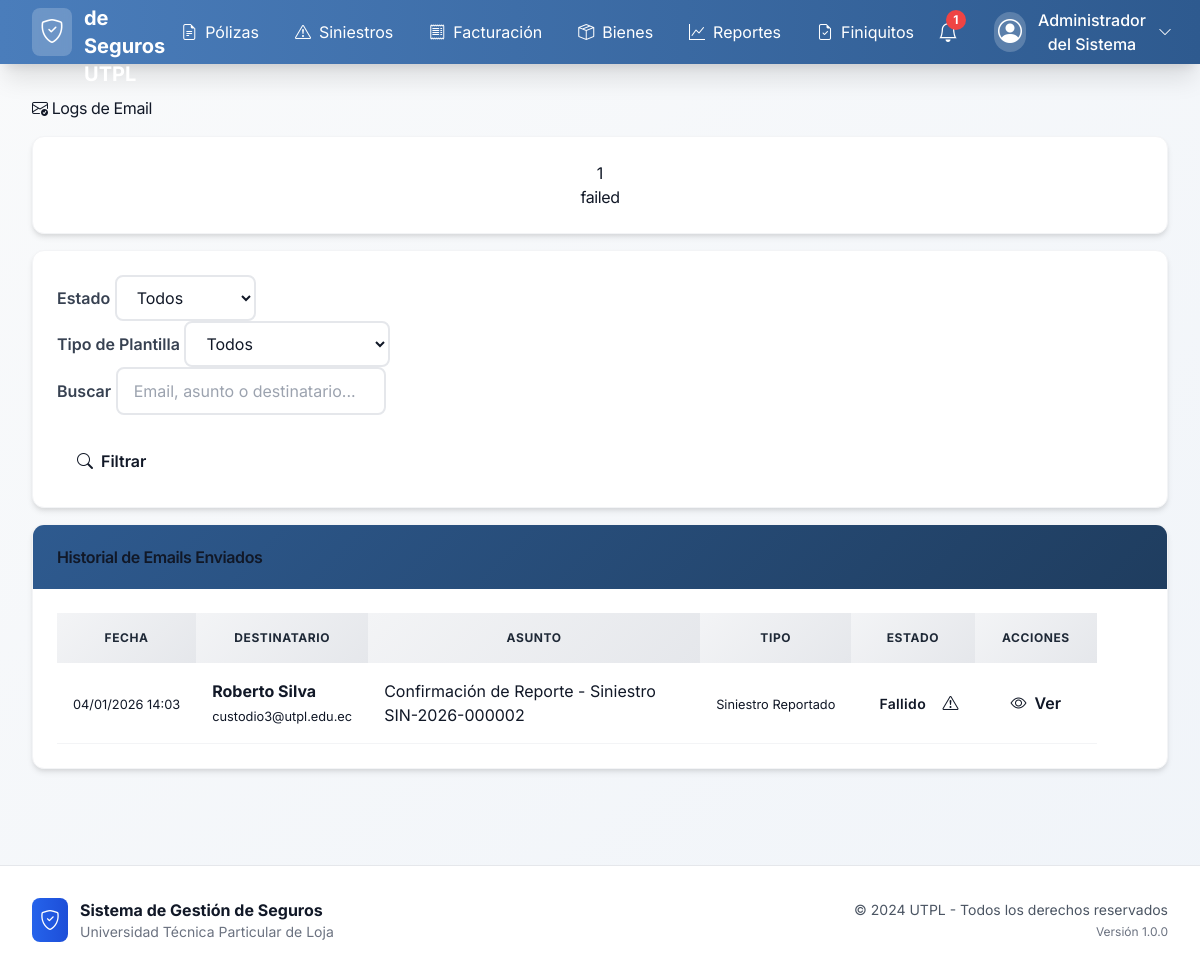
Page /notifications/email-logs/ (signed in) on the earlier database version.
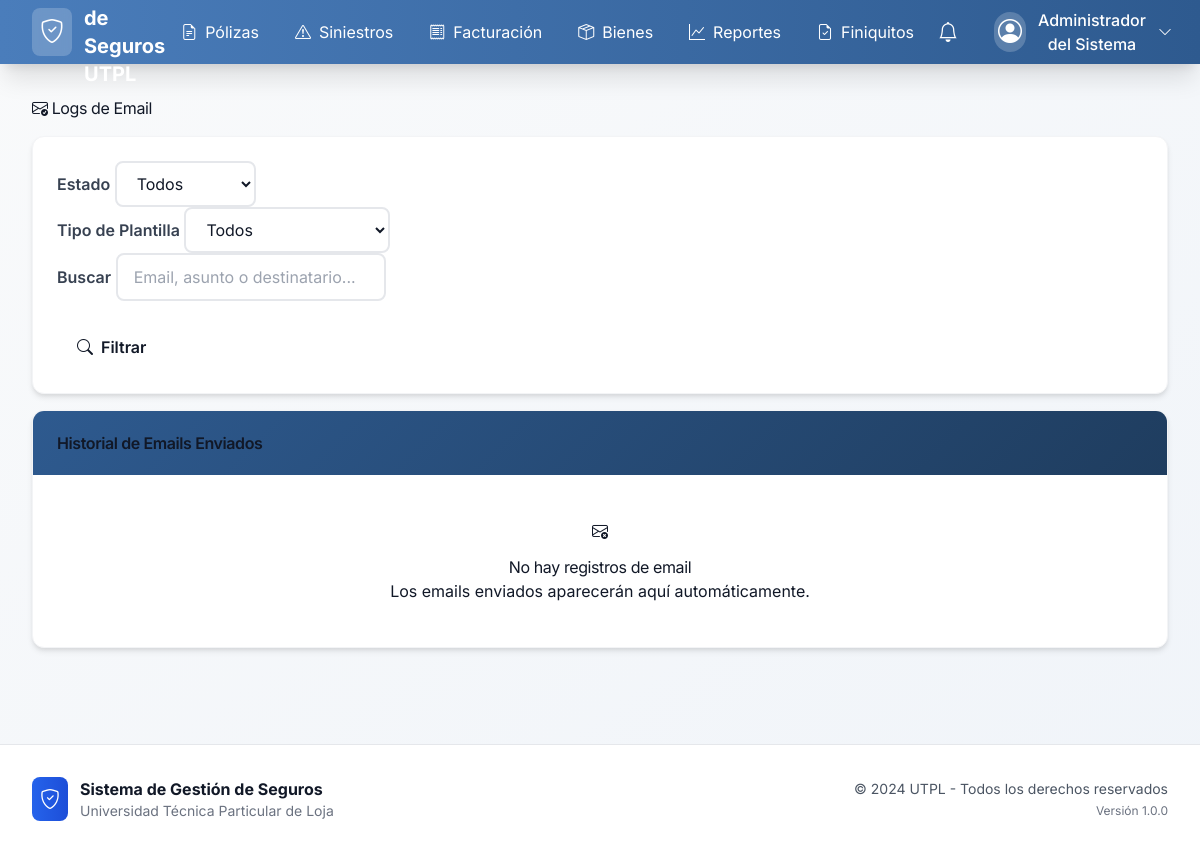
Same page on the later database version.
### notifications/models.py (models this page shows, shortened)
class EmailLog(models.Model):
    STATUS_CHOICES = [
        ('sent', _('Enviado')),
        ('failed', _('Fallido')),
        ('pending', _('Pendiente')),
        ('simulated', _('Simulado')),
    ]
    template = models.ForeignKey(
        EmailTemplate,
        on_delete=models.CASCADE,
        verbose_name=_('Plantilla'),
        related_name='email_logs'
    )
    recipient_email = models.EmailField(_('Email del Destinatario'))
    recipient_name = models.CharField(
        _('Nombre del Destinatario'),
        max_length=255,
        blank=True
    )
    subject = models.CharField(_('Asunto'), max_length=255)
    status = models.CharField(
        _('Estado'),
        max_length=10,
        choices=STATUS_CHOICES,
        default='pending'
    )
    sent_at = models.DateTimeField(
        _('Enviado'),
        null=True,
        blank=True
    )
    error_message = models.TextField(
        _('Mensaje de Error'),
        blank=True
    )
    context_data = models.JSONField(
        _('Datos del Contexto'),
        help_text=_('Variables utilizadas en la plantilla'),
        default=dict
    )
    claim = models.ForeignKey(
        'claims.Claim',
        on_delete=models.SET_NULL,
        null=True,
        blank=True,
        verbose_name=_('Siniestro Relacionado')
    )
    policy = models.ForeignKey(
        'policies.Policy',
        on_delete=models.SET_NULL,
        null=True,
        blank=True,
        verbose_name=_('Póliza Relacionada')
    )
    invoice = models.ForeignKey(
        'invoices.Invoice',
        on_delete=models.SET_NULL,
        null=True,
        blank=True,
        verbose_name=_('Factura Relacionada')
    )
    created_at = models.DateTimeField(_('Creado'), auto_now_add=True)
    created_by = models.ForeignKey(
        UserProfile,
        on_delete=models.SET_NULL,
        null=True,
        verbose_name=_('Creado por')
    )
    class Meta:
        verbose_name = _('Log de Email')
        verbose_name_plural = _('Logs de Email')
        ordering = ['-created_at']
        indexes = [
            models.Index(fields=['status', 'created_at']),
            models.Index(fields=['recipient_email']),
        ]

class EmailTemplate(models.Model):
    TEMPLATE_TYPE_CHOICES = [
        ('claim_reported', _('Siniestro Reportado')),
        ('claim_updated', _('Siniestro Actualizado')),
        ('claim_liquidated', _('Siniestro Liquidado')),
        ('claim_paid', _('Siniestro Pagado')),
        ('claim_rejected', _('Siniestro Rechazado')),
        ('policy_expiring', _('Póliza por Vencer')),
        ('policy_expired', _('Póliza Vencida')),
        ('payment_due', _('Pago Pendiente')),
        ('payment_overdue', _('Pago Vencido')),
        ('payment_completed', _('Pago Completado')),
        ('invoice_generated', _('Factura Generada')),
        ('invoice_overdue', _('Factura Vencida')),
        ('claim_overdue', _('Siniestro Atrasado')),
        ('document_overdue', _('Documento Vencido')),
        ('maintenance_required', _('Mantenimiento Requerido')),
        ('settlement_signed', _('Finiquito Firmado')),
        ('system_alert', _('Alerta del Sistema')),
        ('broker_notification', _('Notificación a Broker')),
        ('insurer_notification', _('Notificación a Aseguradora')),
    ]
    RECIPIENT_TYPE_CHOICES = [
        ('user', _('Usuario del Sistema')),
        ('broker', _('Broker')),
        ('insurer', _('Aseguradora')),
        ('client', _('Cliente')),
        ('financial', _('Gerencia Financiera')),
    ]
    name = models.CharField(
        _('Nombre'),
        max_length=100,
        unique=True
    )
    template_type = models.CharField(
        _('Tipo de Plantilla'),
        max_length=30,
        choices=TEMPLATE_TYPE_CHOICES
    )
    recipient_type = models.CharField(
        _('Tipo de Destinatario'),
        max_length=20,
        choices=RECIPIENT_TYPE_CHOICES
    )
    subject = models.CharField(
        _('Asunto'),
        max_length=255,
        help_text=_('Asunto del email - puede incluir variables ej: {{claim_number}}')
    )
    body_html = models.TextField(
        _('Cuerpo HTML'),
        help_text=_('Cuerpo del email en HTML - puede incluir variables')
    )
    body_text = models.TextField(
        _('Cuerpo Texto Plano'),
        blank=True,
        help_text=_('Versión texto plano (opcional)')
    )
    is_active = models.BooleanField(
        _('Activo'),
        default=True
    )
    created_at = models.DateTimeField(_('Creado'), auto_now_add=True)
    updated_at = models.DateTimeField(_('Actualizado'), auto_now=True)
    created_by = models.ForeignKey(
        UserProfile,
        on_delete=models.SET_NULL,
        null=True,
        verbose_name=_('Creado por')
    )
    class Meta:
        verbose_name = _('Plantilla de Email')
        verbose_name_plural = _('Plantillas de Email')
        ordering = ['template_type', 'name']

### notifications/views.py (the view)
# urls.py: path('email-logs/', views.email_logs_list, name='email_logs_list'),
@login_required
def email_logs_list(request):
    if not request.user.get_role_permissions().__contains__('settings_read'):
        messages.error(request, _('No tienes permisos para ver logs de email.'))
        return redirect('accounts:dashboard')
    status = request.GET.get('status', '')
    template_type = request.GET.get('template_type', '')
    search = request.GET.get('search', '')
    queryset = EmailLog.objects.select_related(
        'template', 'claim', 'policy', 'invoice', 'created_by'
    ).order_by('-created_at')
    if status:
        queryset = queryset.filter(status=status)
    if template_type:
        queryset = queryset.filter(template__template_type=template_type)
    if search:
        queryset = queryset.filter(
            Q(recipient_email__icontains=search) |
            Q(subject__icontains=search) |
            Q(recipient_name__icontains=search)
        )
    logs = queryset[:100]  # Limit to last 100 emails
    stats = EmailService.get_email_stats()
    return render(request, 'notifications/email_logs_list.html', {
        'logs': logs,
        'stats': stats,
        'status_filter': status,
        'template_type_filter': template_type,
        'search': search,
        'title': _('Logs de Email'),
    })

### accounts/context_processors.py (called while the page is built, shortened)
def user_permissions(request):
    if request.user.is_authenticated and isinstance(request.user, UserProfile):
        unread_notifications_count = request.user.notifications.filter(is_read=False).count()
        recent_notifications = request.user.notifications.filter(is_read=False)[:5]
        return {
            'user_permissions': request.user.get_role_permissions(),
            'user_role': request.user.role,
            'user_full_name': request.user.get_full_name(),
            'unread_notifications_count': unread_notifications_count,
            'recent_notifications': recent_notifications,
        }

### accounts/models.py (called while the page is built)
    def get_full_name(self):
        if self.full_name:
            return self.full_name
        return super().get_full_name() or self.username

### notifications/email_service.py (called while the page is built)
    @staticmethod
    def get_email_stats():
        from django.db.models import Count
        return EmailLog.objects.values('status').annotate(
            count=Count('id')
        ).order_by('status')

### templates/notifications/email_logs_list.html (shortened to what the changed rows need)
{% extends 'base.html' %}
{% load static %}
{% block content %}
<div class="row">
    <div class="col-12">
        <div class="d-flex justify-content-between align-items-center mb-4">
            <h1>
                <i class="bi bi-envelope-check"></i> Logs de Email
            </h1>
        </div>
    </div>
</div>
<div class="row mb-4">
    {% for stat in stats %}
    <div class="col-md-3 mb-3">
        <div class="card text-center h-100">
            <div class="card-body">
                <div class="display-4
                    {% if stat.status == 'simulated' %}text-success
                    {% elif stat.status == 'sent' %}text-primary
                    {% elif stat.status == 'failed' %}text-danger
                    {% else %}text-warning
                    {% endif %}">
                    {{ stat.count }}
                </div>
                <h6 class="card-title text-capitalize">{{ stat.status }}</h6>
            </div>
        </div>
    </div>
    {% endfor %}
</div>
<div class="row">
    <div class="col-12">
        <div class="card">
            <div class="card-body">
                {% if logs %}
                <div class="table-responsive">
                    <table class="table table-hover">
                        <thead class="table-light">
                            <tr>
                                <th>Fecha</th>
                                <th>Destinatario</th>
                                <th>Asunto</th>
                                <th>Tipo</th>
                                <th>Estado</th>
                                <th>Acciones</th>
                            </tr>
                        </thead>
                        <tbody>
                            {% for log in logs %}
                            <tr>
                                <td>
                                    <small>{{ log.created_at|date:"d/m/Y H:i" }}</small>
                                </td>
                                <td>
                                    <strong>{{ log.recipient_name|default:log.recipient_email }}</strong>
                                    <br>
                                    <small class="text-muted">{{ log.recipient_email }}</small>
                                </td>
                                <td>
                                    <div style="max-width: 300px; overflow: hidden; text-overflow: ellipsis;">
                                        {{ log.subject }}
                                    </div>
                                </td>
                                <td>
                                    <small>{{ log.template.get_template_type_display }}</small>
                                </td>
                                <td>
                                    <span class="badge
                                        {% if log.status == 'simulated' %}bg-success
                                        {% elif log.status == 'sent' %}bg-primary
                                        {% elif log.status == 'failed' %}bg-danger
                                        {% else %}bg-warning
                                        {% endif %}">
                                        {{ log.get_status_display }}
                                    </span>
                                    {% if log.error_message %}
                                    <i class="bi bi-exclamation-triangle text-danger" title="{{ log.error_message }}"></i>
                                    {% endif %}
                                </td>
                                <td>
                                    <a href="{% url 'notifications:email_logs_detail' log.pk %}"
                                       class="btn btn-sm btn-outline-info">
                                        <i class="bi bi-eye"></i> Ver
                                    </a>
                                </td>
                            </tr>
                            {% endfor %}
                        </tbody>
                    </table>
                </div>
                {% else %}
                <div class="text-center py-5">
                    <i class="bi bi-envelope-x fs-1 text-muted"></i>
                    <h5 class="text-muted mt-3">No hay registros de email</h5>
                    <p class="text-muted">Los emails enviados aparecerán aquí automáticamente.</p>
                </div>
                {% endif %}
            </div>
        </div>
    </div>
</div>
{% endblock %}

### templates/base.html (shortened to what the changed rows need)
{% load static %}
<!DOCTYPE html>
<html lang="es">
<head>
    <script src="https://cdn.tailwindcss.com"></script>
    <link href="https://cdn.jsdelivr.net/npm/bootstrap-icons@1.10.0/font/bootstrap-icons.css" rel="stylesheet">
    <link href="{% static 'css/style.css' %}" rel="stylesheet">
</head>
<body class="bg-gradient-to-br from-gray-50 to-blue-50 min-h-screen" style="background: linear-gradient(to bottom right, #f9fafb 0%, #f0f4f9 100%);">
    <nav class="shadow-xl sticky top-0 z-50" style="background: linear-gradient(to right, #4a7dbb 0%, #2e5a8f 100%);">
        <div class="max-w-7xl mx-auto px-4 sm:px-6 lg:px-8">
            <div class="flex items-center justify-between h-16">
                {% if user.is_authenticated and user_permissions %}
                <div class="flex items-center space-x-4">
                    <div class="relative" x-data="{ open: false }">
                        <button @click="open = !open" class="relative p-2 text-white hover:bg-white/10 rounded-lg transition-all">
                            <i class="bi bi-bell text-xl"></i>
                            {% if unread_notifications_count > 0 %}
                            <span class="absolute top-0 right-0 h-5 w-5 bg-red-500 rounded-full flex items-center justify-center text-xs font-bold">
                                {{ unread_notifications_count }}
                            </span>
                            {% endif %}
                        </button>
                    </div>
                </div>
                {% endif %}
            </div>
        </div>
    </nav>
    <main class="max-w-7xl mx-auto px-4 sm:px-6 lg:px-8 py-8">
        <div class="fade-in">
            {% block content %}{% endblock %}
        </div>
    </main>
</body>
</html>

Differences in the rows shown:
removed EmailLog: created_at "04/01/2026 14:03", recipient_name "Roberto Silva", recipient_email "custodio3@utpl.edu.ec", subject "Confirmación de Reporte - Siniestro SIN-2026-000002", template.template_type "Siniestro Reportado", status "Fallido"
Other differences:
{{ unread_notifications_count }}: "1" → (not shown)
text no longer shown: "FECHA DESTINATARIO ASUNTO TIPO ESTADO ACCIONES"
text now shown: "No hay registros de email Los emails enviados aparecerán aquí automáticamente."
list line gone: "1 failed"
